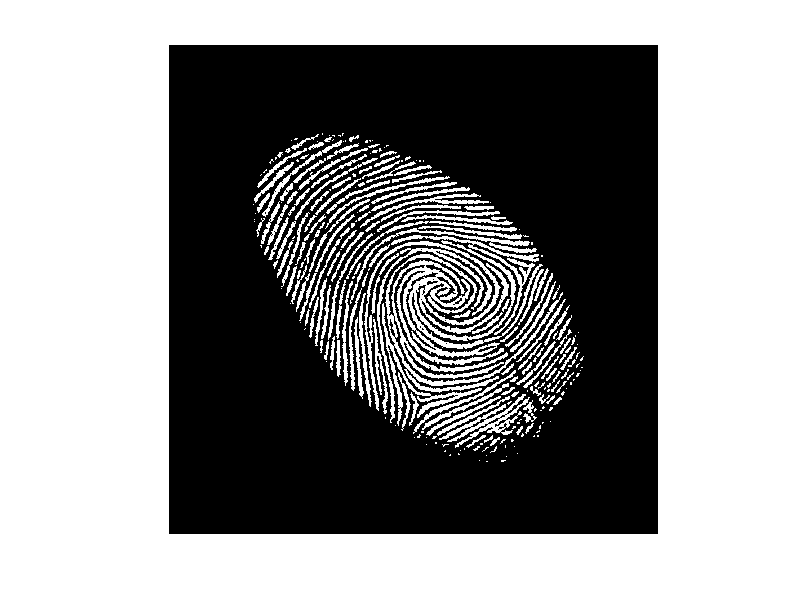

Source code (MATLAB): (Note: this script raises an error after producing the figure.)
clear
clc
close all

%% load data

data = load('P3');
finger_print = data.X;

%% plot imported data

imshow(finger_print)

%% Find non-zero pixel indices

[pixel_r, pixel_c] = non_zeros_pixels(finger_print);
pixel_coords = [pixel_r'; pixel_c'];

%% mean subtraction

mean_data = mean(pixel_coords, 2);
pixels_mean_subt = pixel_coords - mean_data;

%% compute covariance and eigenvectors

pixel_coords = pixels_mean_subt;
[principal_axes, principal_values]  = cov_eig_calculate(pixel_coords);

%% project centered data onto the first two eigenvectors

pca_projection = pca_proj_func(pixel_coords, principal_axes);

%% add mean back and floor coordinates

final_restored_coords = restore_coord(pca_projection, mean_data, finger_print);

%% reconstruct transformed image

finger_print_corr = reconstruct_transformed_image(finger_print, final_restored_coords);

figure()
imshow(finger_print_corr)


